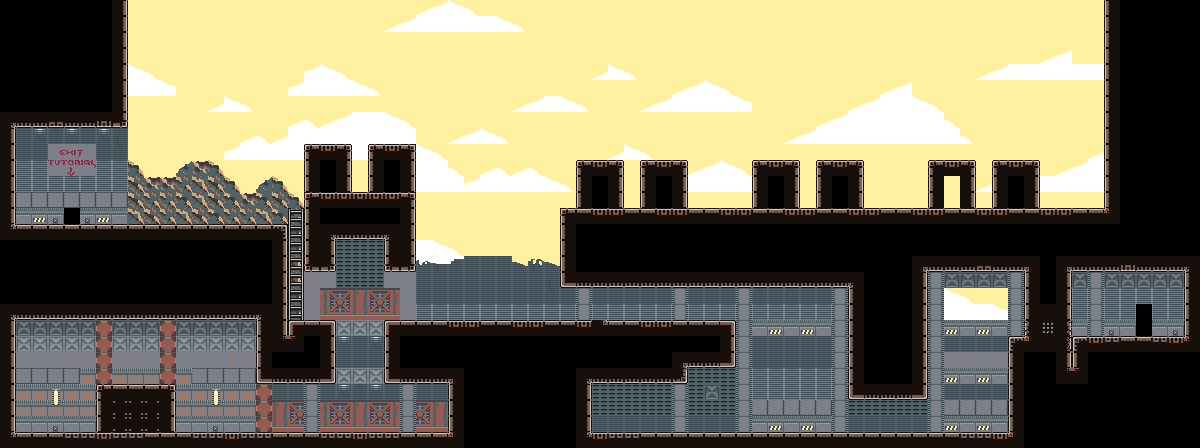

A level layout from a 2D game, rendered from its tile map. Below: a short description, then the map file with tile-grid data replaced by summaries:
An orthogonal 75x28 tile map with 16x16 px tiles, 4 tile layers (bg, blocks, ladders, secret), 5 tilesets and 35 objects (5x 8, 4x collider, 3x 7, 2x red_crate, 2x grey_crate, ...).

<map version="1.10" tiledversion="1.10.2" orientation="orthogonal" renderorder="right-down" width="75" height="28" tilewidth="16" tileheight="16" infinite="0" nextlayerid="17" nextobjectid="172">
 <editorsettings>
  <export target="1.csv" format="csv" />
 </editorsettings>
 <tileset firstgid="1" source="../../assets/tilesets/test.tsx" />
 <tileset firstgid="73" source="../../assets/tilesets/doors.tsx" />
 <tileset firstgid="82" source="../../assets/tilesets/background.tsx" />
 <tileset firstgid="338" source="../../assets/liquid/liquid.tsx" />
 <tileset firstgid="346" source="../../assets/tilesets/objects.tsx" />
 <layer id="12" name="bg" width="75" height="28">
  <data>[2100 cells, 1280 non-empty, 66 distinct tile ids]</data>
 </layer>
 <layer id="1" name="blocks" width="75" height="28">
  <data>[2100 cells, 420 non-empty, 29 distinct tile ids]</data>
 </layer>
 <layer id="2" name="ladders" width="75" height="28">
  <data>[2100 cells, 7 non-empty, 2 distinct tile ids]</data>
 </layer>
 <layer id="11" name="secret" width="75" height="28">
  <data>[2100 cells, 12 non-empty, 10 distinct tile ids]</data>
 </layer>
 <objectgroup id="3" name="platforms">
  <object id="122" name="red_crate" x="768" y="416">
   <point />
  </object>
  <object id="123" name="grey_crate" x="792" y="416">
   <point />
  </object>
  <object id="124" name="green_crate" x="780" y="392">
   <point />
  </object>
  <object id="137" name="grey_crate" x="344" y="416">
   <point />
  </object>
  <object id="141" name="8" gid="346" x="304" y="352" width="48" height="16" />
  <object id="142" name="8" gid="346" x="368" y="384" width="48" height="16" />
  <object id="145" name="7" gid="347" x="416" y="240" width="48" height="16" />
  <object id="146" name="7" gid="347" x="464" y="240" width="48" height="16" />
  <object id="147" name="7" gid="347" x="512" y="240" width="48" height="16" />
  <object id="152" name="8" gid="346" x="976" y="352" width="48" height="16" />
  <object id="153" name="8" gid="346" x="912" y="400" width="48" height="16" />
  <object id="154" name="8" gid="346" x="768" y="352" width="48" height="16" />
  <object id="156" name="red_crate" x="984" y="416">
   <point />
  </object>
 </objectgroup>
 <objectgroup id="14" name="liquid" />
 <objectgroup id="4" name="entities">
  <object id="157" name="enforcer_0" x="48" y="384">
   <point />
  </object>
  <object id="158" name="collider" x="0" y="416" width="16" height="16" />
  <object id="160" name="collider" x="96" y="416" width="16" height="16" />
  <object id="167" name="collider" x="400" y="208" width="16" height="16" />
  <object id="168" name="collider" x="560" y="208" width="16" height="16" />
  <object id="169" name="guard_0" x="464" y="176">
   <point />
  </object>
 </objectgroup>
 <objectgroup id="15" name="triggers">
  <object id="125" name="button_0" x="352" y="256">
   <point />
  </object>
  <object id="126" name="barrier_0" x="288" y="384">
   <point />
  </object>
  <object id="128" name="button_1" x="704" y="384">
   <point />
  </object>
  <object id="129" name="barrier_1" x="656" y="384">
   <point />
  </object>
 </objectgroup>
 <objectgroup id="8" name="pickups">
  <object id="130" name="machine gun_0" x="608" y="400">
   <point />
  </object>
  <object id="131" name="bullets_1" x="892" y="432">
   <point />
  </object>
  <object id="132" name="bullets_0" x="863" y="432">
   <point />
  </object>
  <object id="133" name="jacket_0" x="1040" y="319">
   <point />
  </object>
  <object id="149" name="hand grenade_0" x="416" y="424">
   <point />
  </object>
 </objectgroup>
 <objectgroup id="16" name="tutorials">
  <object id="155" name="secret" x="1072" y="304" width="32" height="32">
   <polygon points="0,0 32,0 32,32 0,32" />
  </object>
  <object id="161" name="grenades" x="224" y="384" width="32" height="48" />
  <object id="165" name="shoot_button" x="752" y="384" width="48" height="48" />
  <object id="166" name="weapon" x="624" y="288" width="32" height="32" />
 </objectgroup>
 <objectgroup id="6" name="entries">
  <object id="143" name="5" x="1136" y="288">
   <point />
  </object>
 </objectgroup>
 <objectgroup id="7" name="exits">
  <object id="135" name="5" gid="77" x="1120" y="336" width="48" height="40" />
  <object id="171" name="2" gid="74" x="64" y="224" width="16" height="24" />
 </objectgroup>
</map>
